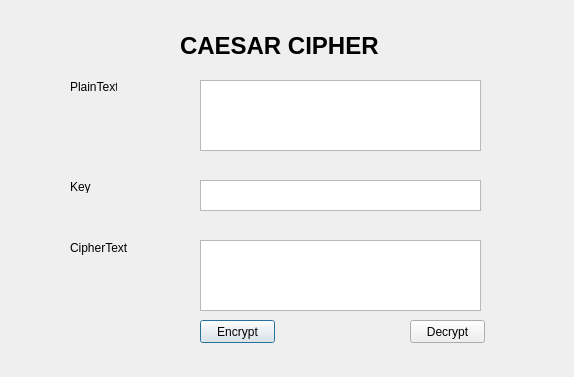
<?xml version="1.0" encoding="UTF-8"?>
<ui version="4.0">
 <class>Dialog</class>
 <widget class="QDialog" name="Dialog">
  <property name="geometry">
   <rect>
    <x>0</x>
    <y>0</y>
    <width>574</width>
    <height>377</height>
   </rect>
  </property>
  <property name="windowTitle">
   <string>Dialog</string>
  </property>
  <widget class="QLabel" name="label">
   <property name="geometry">
    <rect>
     <x>180</x>
     <y>30</y>
     <width>211</width>
     <height>31</height>
    </rect>
   </property>
   <property name="font">
    <font>
     <pointsize>18</pointsize>
     <weight>75</weight>
     <bold>true</bold>
    </font>
   </property>
   <property name="text">
    <string>CAESAR CIPHER</string>
   </property>
  </widget>
  <widget class="QLabel" name="label_2">
   <property name="geometry">
    <rect>
     <x>70</x>
     <y>80</y>
     <width>47</width>
     <height>13</height>
    </rect>
   </property>
   <property name="text">
    <string>PlainText</string>
   </property>
  </widget>
  <widget class="QLabel" name="label_3">
   <property name="geometry">
    <rect>
     <x>70</x>
     <y>180</y>
     <width>47</width>
     <height>13</height>
    </rect>
   </property>
   <property name="text">
    <string>Key</string>
   </property>
  </widget>
  <widget class="QLabel" name="label_4">
   <property name="geometry">
    <rect>
     <x>70</x>
     <y>240</y>
     <width>61</width>
     <height>16</height>
    </rect>
   </property>
   <property name="text">
    <string>CipherText</string>
   </property>
  </widget>
  <widget class="QTextEdit" name="txt_plain_text">
   <property name="geometry">
    <rect>
     <x>200</x>
     <y>80</y>
     <width>281</width>
     <height>71</height>
    </rect>
   </property>
  </widget>
  <widget class="QTextEdit" name="txt_key">
   <property name="geometry">
    <rect>
     <x>200</x>
     <y>180</y>
     <width>281</width>
     <height>31</height>
    </rect>
   </property>
  </widget>
  <widget class="QTextEdit" name="txt_cipher_text">
   <property name="geometry">
    <rect>
     <x>200</x>
     <y>240</y>
     <width>281</width>
     <height>71</height>
    </rect>
   </property>
  </widget>
  <widget class="QPushButton" name="btn_encrypt">
   <property name="geometry">
    <rect>
     <x>200</x>
     <y>320</y>
     <width>75</width>
     <height>23</height>
    </rect>
   </property>
   <property name="text">
    <string>Encrypt</string>
   </property>
  </widget>
  <widget class="QPushButton" name="btn_decrypt">
   <property name="geometry">
    <rect>
     <x>410</x>
     <y>320</y>
     <width>75</width>
     <height>23</height>
    </rect>
   </property>
   <property name="text">
    <string>Decrypt</string>
   </property>
  </widget>
 </widget>
 <resources/>
 <connections/>
</ui>
